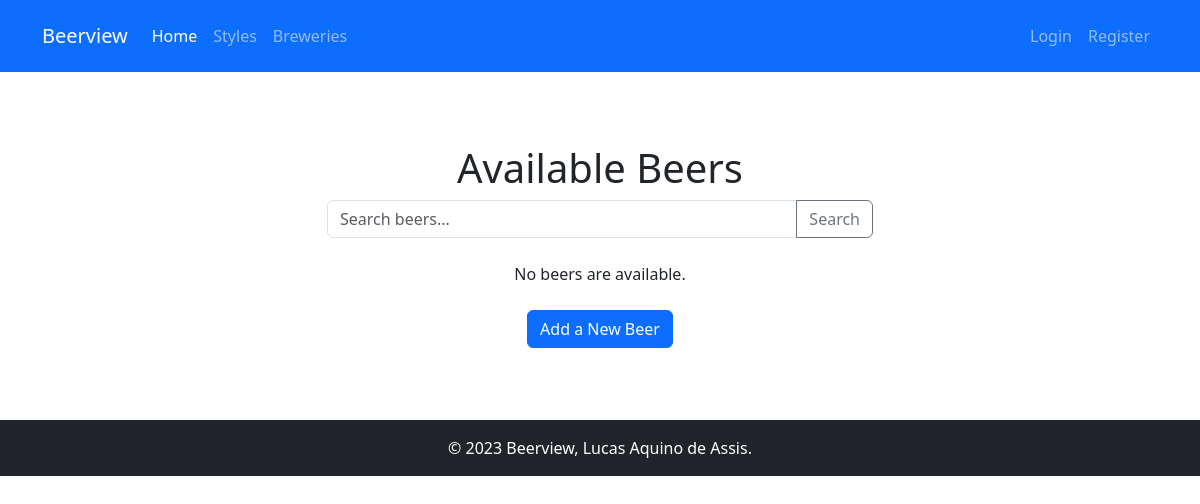
/, run on an earlier commit of the app's database.
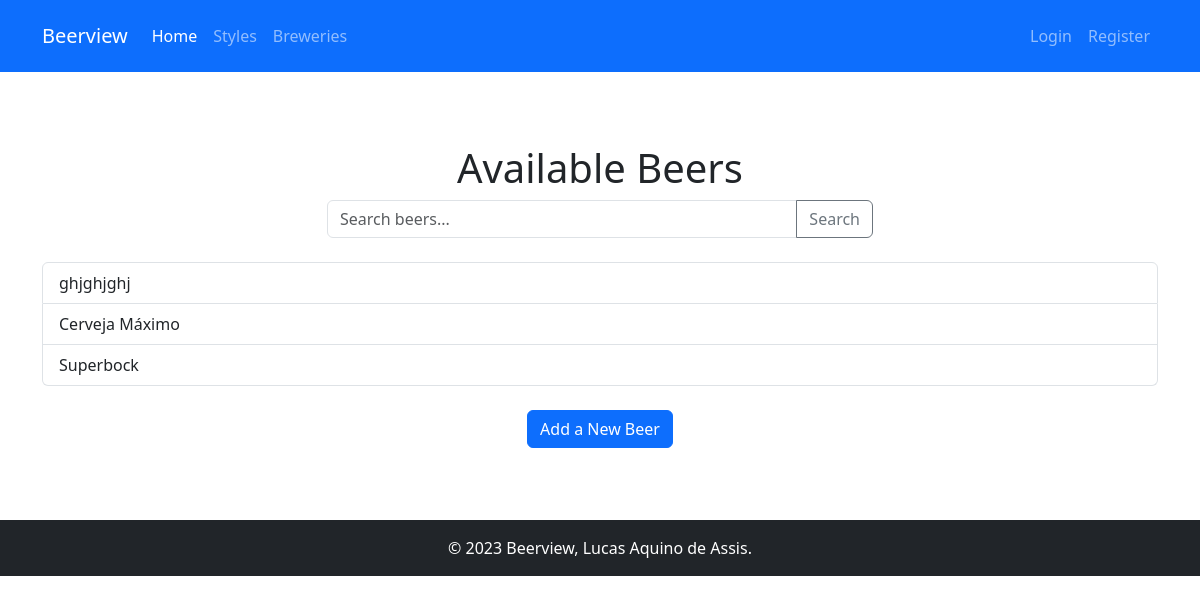
And on a later commit of the database.
### beerview/models.py (models this page shows, shortened)
class Beer(models.Model):
    name = models.CharField(max_length=200)
    brewery = models.ForeignKey(
        Brewery,
        on_delete=models.CASCADE,
        related_name="beers"
    )
    user = models.ForeignKey(
        'auth.User',
        on_delete=models.SET_NULL,
        null=True
    )
    style = models.ForeignKey(
        BeerStyle,
        on_delete=models.SET_NULL,
        null=True,
        related_name="beers"
    )
    abv = models.DecimalField(
        _("ABV"),
        max_digits=3,
        decimal_places=1,
        help_text=_("Alcohol By Volume"),
        validators=[MinValueValidator(Decimal('0.00'))]
    )
    ibu = models.PositiveIntegerField(
        _("IBU"),
        null=True,
        blank=True,
        help_text=_("International Bitterness Units")
    )
    srm = models.PositiveIntegerField(
        _("SRM"),
        null=True,
        blank=True,
        help_text=_("Standard Reference Method - color")
    )
    description = models.TextField(blank=True)

### beerview/views.py (the view)
# urls.py: path('', views.index, name='index'),
def index(request):
    beers = Beer.objects.all()
    context = {
        "beers": beers,
    }
    return render(request, "beerview/index.html", context)

### beerview/templates/beerview/index.html
{% extends 'base_generic.html' %}
{% load django_bootstrap5 %}
{% block content %}
<div class="py-5">
    <h1 class="text-center">Available Beers</h1>
    <div class="row justify-content-center mb-4">
        <div class="col-md-6">
            <form method="get" action="{% url 'search_beers' %}" class="input-group">
                <input type="text" name="q" class="form-control" placeholder="Search beers...">
                <button class="btn btn-outline-secondary" type="submit">Search</button>
            </form>
        </div>
    </div>
    {% if beers %}
        <div class="list-group">
        {% for beer in beers %}
            <a href="{% url 'beer_details' beer.id %}" class="list-group-item list-group-item-action">{{ beer.name }}</a>
        {% endfor %}
        </div>
    {% else %}
        <p class="text-center">No beers are available.</p>
    {% endif %}
    <div class="text-center mt-4">
        <a href="{% url 'add_beer' %}" class="btn btn-primary">Add a New Beer</a>
    </div>
</div>
{% endblock %}

What changed in the data, as far as the page shows it:
added Beer: name "ghjghjghj"
added Beer: name "Cerveja Máximo"
added Beer: name "Superbock"
Also different on the page:
text no longer shown: "No beers are available."
